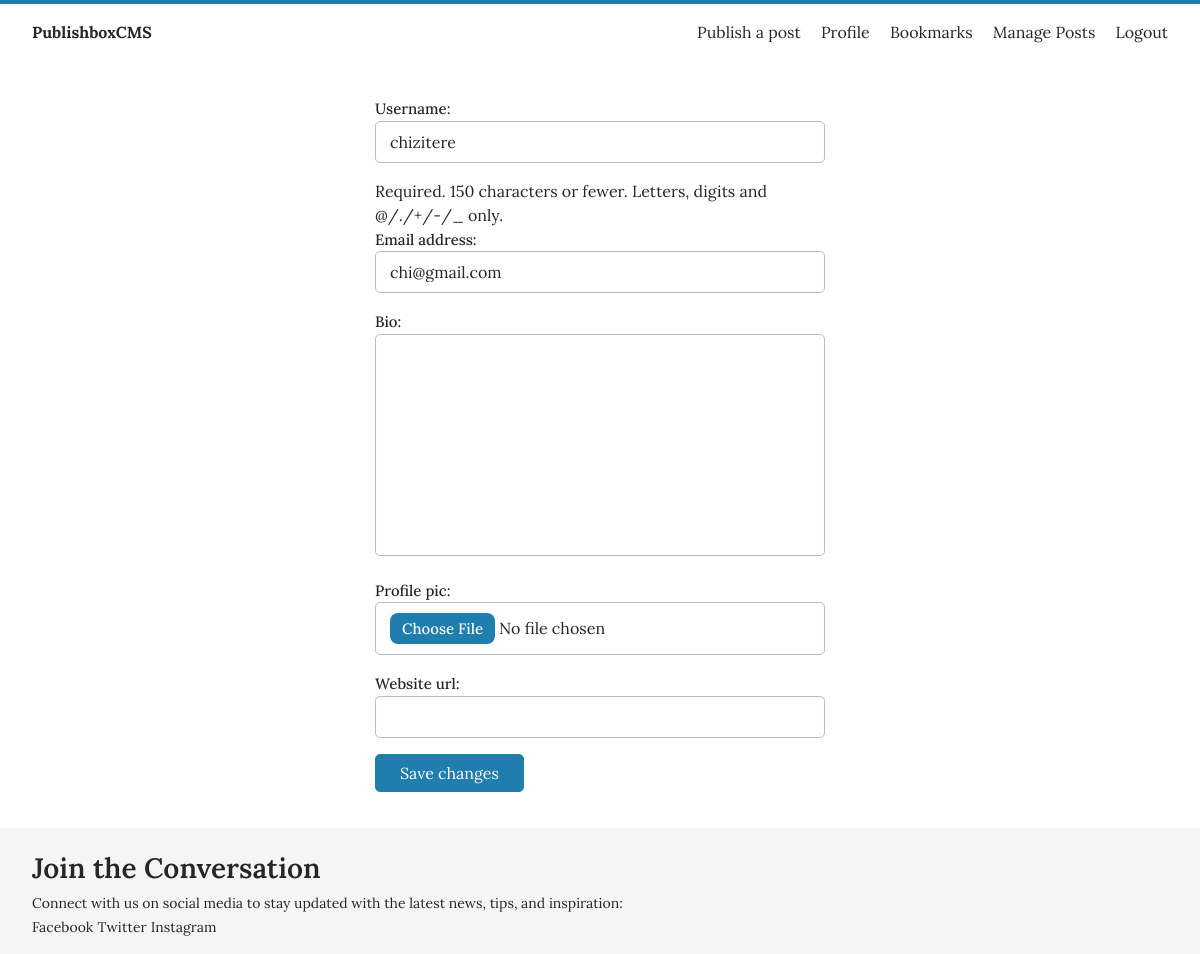
Before: /accounts/chizitere/edit_profile/ (signed in) with the older database file.
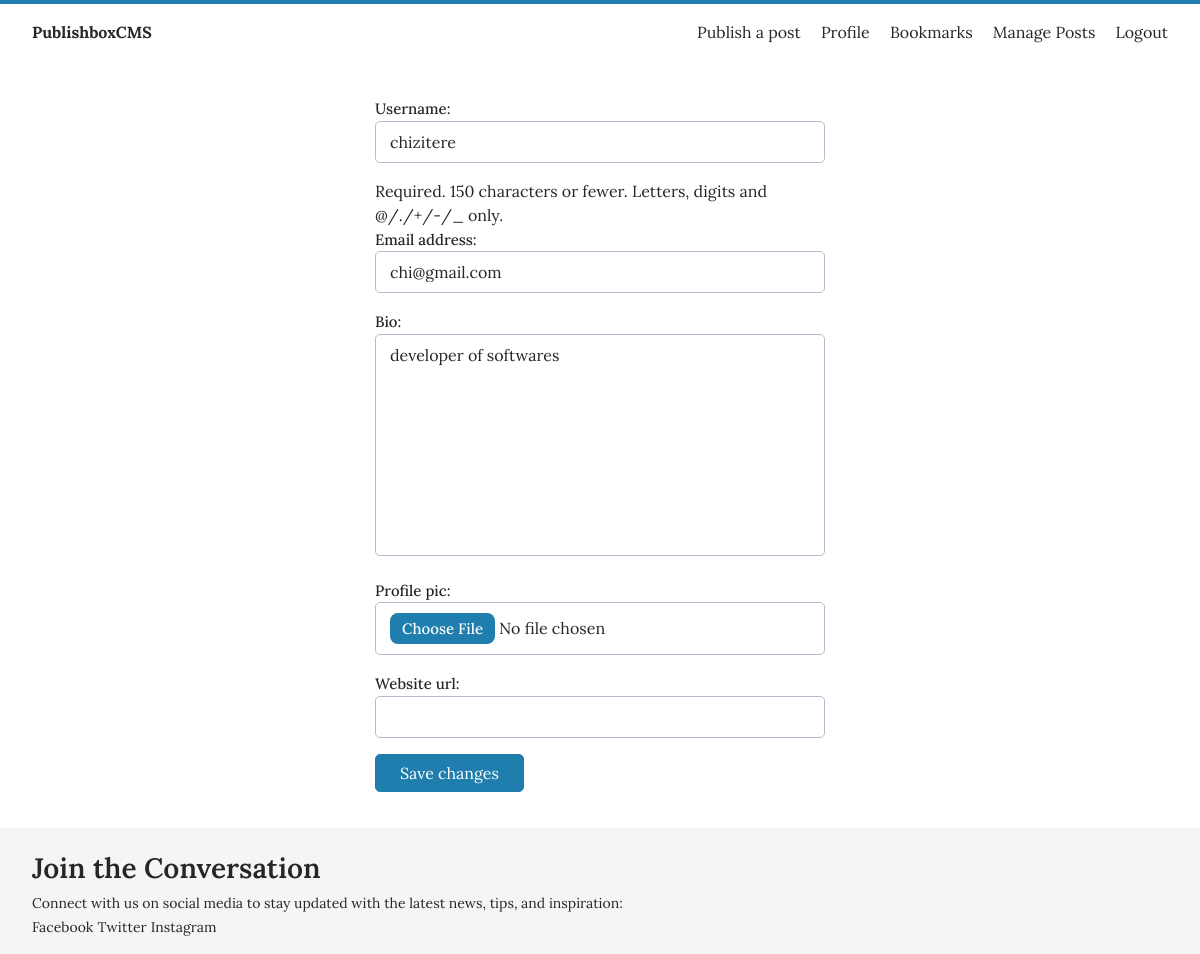
After: the same page with the newer database file.
### user/models.py (models this page shows, shortened)
class Profile(models.Model):
    user = models.OneToOneField(User, on_delete=models.CASCADE)
    bio = models.TextField(null=True, blank=True)
    profile_pic = models.ImageField(default='static/default_profilepic/default.jpg', blank=True, upload_to='profile_pics')
    website_url = models.CharField(max_length=255, null=True, blank=True)

### user/views.py (the view)
# urls.py: path('<username>/edit_profile/', views.edit_profile, name='edit_profile'),
@login_required(login_url='user:login')
def edit_profile(request, username):
    user = get_object_or_404(User, username=username)
    user_profile = get_object_or_404(Profile, user=user)
    if request.user == user:
        if request.method == "POST":
            u_form = UpdateUserForm(request.POST, request.FILES, instance=request.user)
            p_form = ProfileUpdateForm(request.POST, request.FILES, instance=request.user.profile)
            if u_form.is_valid() and p_form.is_valid():
                u_form.save()
                p_form.save()
                messages.success(request, "your account has been updated successfully!")
                return redirect('user:profile', username)
        else:
            u_form = UpdateUserForm(instance=request.user)
            p_form = ProfileUpdateForm(instance=request.user.profile)
    else:
        return redirect('feed:feed')
    return render(request, 'user/edit_profile.html', {'user': user,
                                                        'user_profile': user_profile,
                                                        'u_form': u_form,
                                                        'p_form': p_form})

### user/forms.py
class UpdateUserForm(forms.ModelForm):
    class Meta:
        model = get_user_model()
        fields = ['username', 'email']

class ProfileUpdateForm(forms.ModelForm):
    profile_pic = forms.ImageField(widget=forms.FileInput(attrs={'class': 'form-control-file'}))
    class Meta:
        model = Profile
        fields = '__all__'
        exclude = ['user']

### user/templates/user/edit_profile.html (shortened to what this page needs)
{% extends 'base.html' %}
{% block main %}
<main class="container">
<form method="post" enctype="multipart/form-data" class="form-content">
    {{ u_form.as_p }}
    {{ p_form.as_p }}
    <button class="button primary" type="submit">Save changes</button>
</form>
</main>
{% endblock %}

Changed rows visible on the page:
now on this page (row edited): Profile: bio "developer of softwares"
